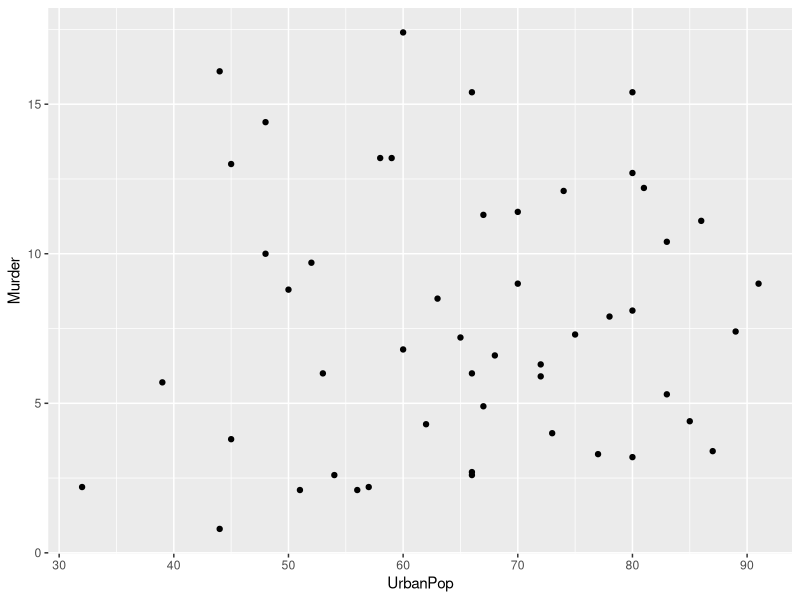

This chart was generated by the following R code:
## ---- chunk 1
knitr::opts_chunk$set(echo = TRUE)
library(tidyverse)
## ---- chunk 2
murder.mean <- mean(USArrests$Murder)
murder.sd <- sd(USArrests$Murder)
USArrests %>% 
  mutate( z = (Murder - murder.mean)/murder.sd) %>% 
  filter( abs(z) > 1.5)
## ---- chunk 3
ggplot( data = USArrests) +
  geom_point( mapping = aes( x = UrbanPop, y = Murder))

print(cor( USArrests$UrbanPop, USArrests$Murder))
## ---- chunk 4
brazil <- read_csv("Brazil.csv")
pre1 <- brazil
pre1$pre_2yr <- 0
pre1$pre_2yr[1:2] = pre1$Subscribers[1:2]
pre1$pre_2yr[3: nrow(pre1)] = (pre1$Subscribers[2: (nrow(pre1) - 1)] * 5 +
                                   pre1$Subscribers[1: (nrow(pre1) - 2)] * 2) / 7
pre1$error <- pre1$Subscribers - pre1$pre_2yr
pre1$sqrt <- pre1$error^2
pre1
## ---- chunk 5
pre2 <- brazil
pre2$es <- 0
pre2$error <- 0
pre2$es[1] = pre2$Subscribers[1]
alpha <- 0.4

for (i in 2:nrow(pre2)) {
  pre2$es[i] <- pre2$es[i-1] + (alpha * pre2$error[i-1])
  pre2$error[i] <-  pre2$Subscribers[i] - pre2$es[i]
}
pre2$sqrt <- (pre2$error)^2
pre2
## ---- chunk 6
pre3 <- brazil
pre3$lm <- 0
lm_coeff <- lm(pre3$Subscribers ~ pre3$Year)
pre3$lm <- lm_coeff$coefficients[2] * pre3$Year + lm_coeff$coefficients[1]
pre3$eror <-  pre3$Subscribers - pre3$lm
pre3$sqrt <- (pre3$eror)^2
pre3
## ---- chunk 7
sqrt_errors <- tibble( sqer_2yr = sqrt(sum(pre1$sqrt)/ (length(pre1$sqrt[pre1$sqrt!=0]) - 1)), 
                  sqer_es = sqrt(sum(pre2$sqrt)/ (length(pre2$sqrt[pre2$sqrt!=0]) - 1)),
                  sqer_lm = sqrt(sum(pre3$sqrt)/ (length(pre3$sqrt[pre3$sqrt!=0]) - 1)))
sqrt_errors
## ---- chunk 8
predict_summary <- bind_cols(pre1$Year, pre1$pre_2yr, pre2$es, pre3$lm)
colnames(predict_summary) <- c("Year", "yr", "es", "lm")
predict_summary$overall <- (4*predict_summary$yr + 2*predict_summary$es + predict_summary$lm)/7
predict_summary
